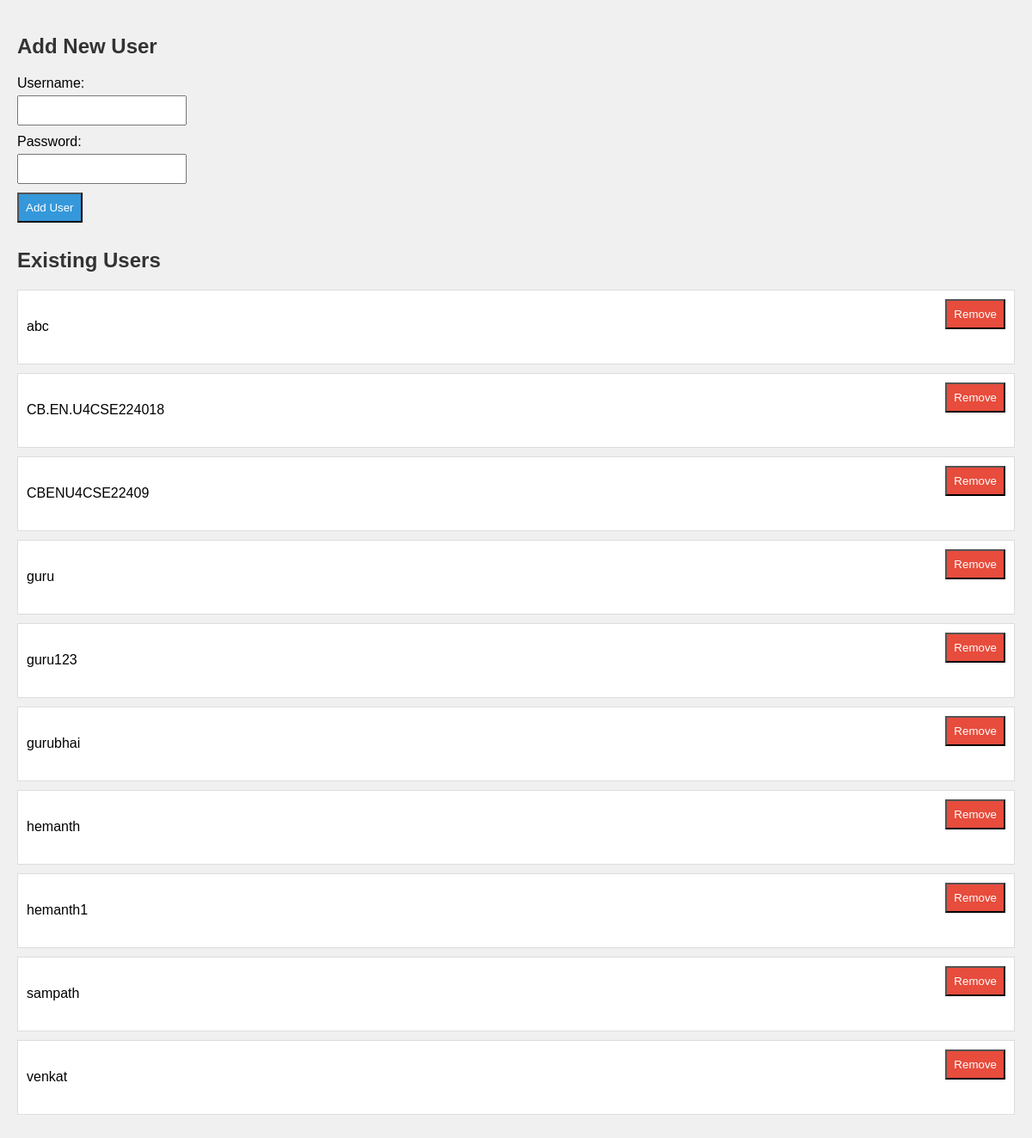
/Admin.php, run on the app's committed database.
### tables this page shows
CREATE TABLE `registration` (
  `username` varchar(30) NOT NULL,
  `password` varchar(10) NOT NULL
);

### Admin.php (the view, shortened to what this page needs)
<?php
$servername = "localhost";
$username = "root";
$password = "";
$dbname = "projectdbms";
$conn = new mysqli($servername, $username, $password, $dbname);
function getAllUsers($conn)
{
    $query = "SELECT * FROM registration";
    $result = $conn->query($query);
    if ($result && $result->num_rows > 0) {
        return $result->fetch_all(MYSQLI_ASSOC);
    } else {
        return [];
    }
}
$allUsers = getAllUsers($conn);
?>
<!DOCTYPE html>
<html lang="en">
<head>
</head>
<body>
    <h2>Add New User</h2>
    <form method="post" action="">
        <label for="newUsername">Username:</label>
        <input type="text" name="newUsername" required>
        <br>
        <label for="newPassword">Password:</label>
        <input type="password" name="newPassword" required>
        <br>
        <input type="submit" name="addUser" value="Add User">
    </form>
    <h2>Existing Users</h2>
    <ul>
        <?php foreach ($allUsers as $user) : ?>
            <li>
                <?php echo $user['username']; ?>
                <form method="post" action="" class="remove-form">
                    <input type="submit" name="removeUser" value="Remove" class="remove-button">
                </form>
            </li>
        <?php endforeach; ?>
    </ul>
</body>
</html>

### Admin.php (style rules this page uses)
body { font-family: 'Arial', sans-serif; background-color: #f0f0f0; margin: 0; padding: 20px; }
h2 { color: #333; }
form { margin-bottom: 20px; }
label { display: block; margin-bottom: 5px; }
input { padding: 8px; margin-bottom: 10px; }
input[type="submit"] { background-color: #3498db; color: #fff; cursor: pointer; }
ul { list-style: none; padding: 0; }
li { background-color: #fff; padding: 10px; border: 1px solid #ddd; margin-bottom: 10px; display: flex; justify-content: space-between; align-items: center; }
form.remove-form { display: flex; align-items: center; }
input[type="submit"].remove-button { background-color: #e74c3c; }

### data on the page
registration: username "abc"
registration: username "CB.EN.U4CSE224018"
registration: username "CBENU4CSE22409"
registration: username "guru"
registration: username "guru123"
registration: username "gurubhai"
registration: username "hemanth"
registration: username "hemanth1"
registration: username "sampath"
registration: username "venkat"
